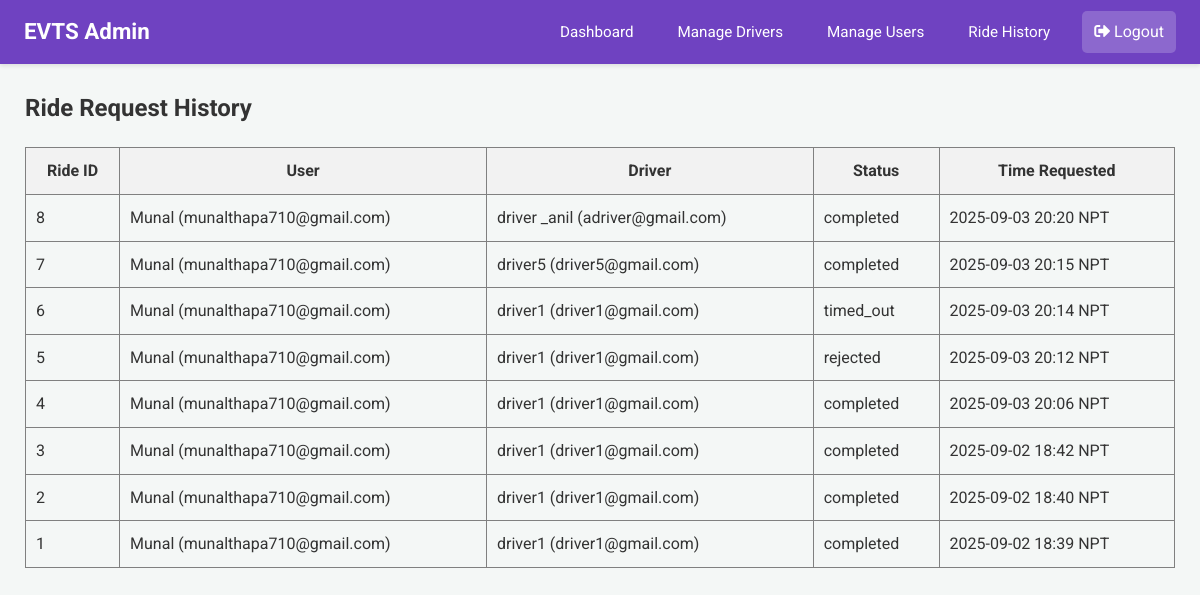
/admin/ride-history (signed in), run on an earlier commit of the app's database.
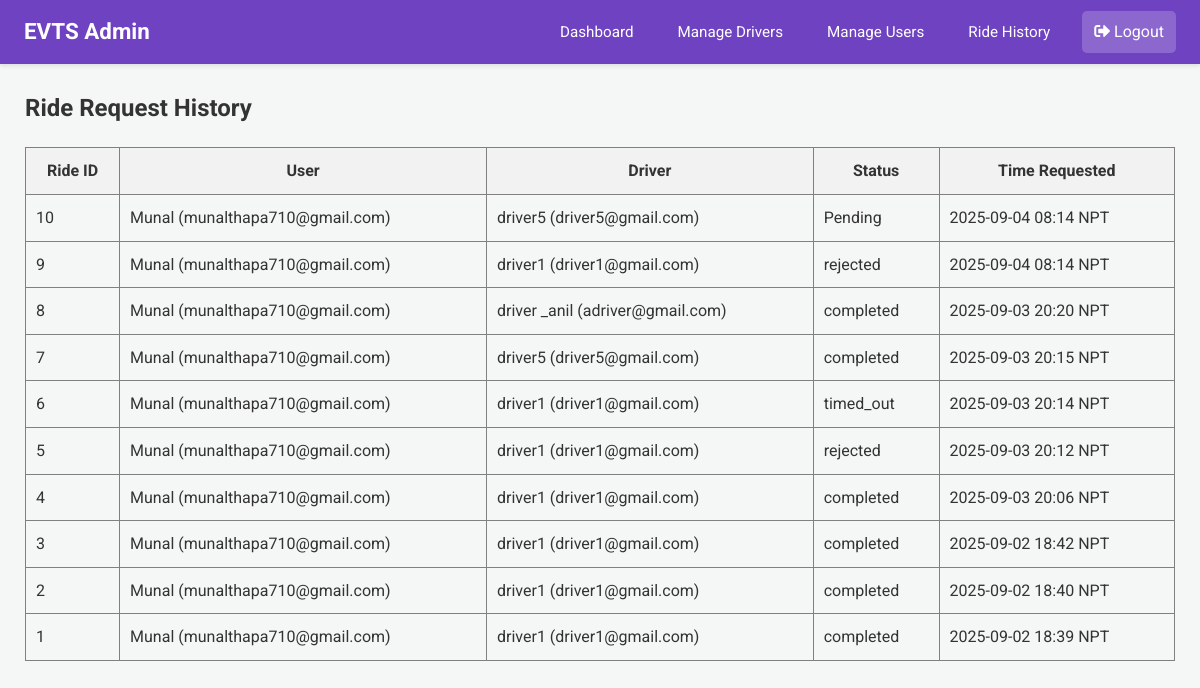
And on a later commit of the database.
### app.py (models this page shows)
class RideRequest(db.Model):
    __tablename__ = 'ride_request'
    id = db.Column(db.Integer, primary_key=True)
    user_email = db.Column(db.String(100), nullable=False)
    driver_email = db.Column(db.String(100), nullable=False)
    user_latitude_at_request = db.Column(db.Float, nullable=True)
    user_longitude_at_request = db.Column(db.Float, nullable=True)
    timestamp = db.Column(db.DateTime, default=lambda: datetime.now(timezone.utc))
    status = db.Column(db.String(20), default='Pending')

class User(db.Model):
    email = db.Column(db.String(120), primary_key=True)
    name = db.Column(db.String(100))
    phone = db.Column(db.String(15))
    password = db.Column(db.String(256)) # Increased length for hash
    latitude = db.Column(db.Float, nullable=True)
    longitude = db.Column(db.Float, nullable=True)

class Driver(db.Model):
    email = db.Column(db.String(120), primary_key=True)
    name = db.Column(db.String(100))
    phone = db.Column(db.String(15))
    password = db.Column(db.String(256)) # Increased length for hash
    vehicle = db.Column(db.String(50))
    node = db.Column(db.String(10), nullable=False)
    is_approved = db.Column(db.Boolean, default=False, nullable=False)

### app.py (the view)
@app.route('/admin/ride-history')
@login_required_admin
def global_ride_history():
    admin = Admin.query.get(session['admin'])
    all_rides = RideRequest.query.order_by(RideRequest.timestamp.desc()).all()
    enriched_rides = []
    for ride in all_rides:
        user = User.query.get(ride.user_email)
        driver = Driver.query.get(ride.driver_email)
        enriched_rides.append({
            'ride': ride,
            'user_name': user.name if user else 'N/A',
            'driver_name': driver.name if driver else 'N/A',
            'timestamp': format_datetime_npt(ride.timestamp) # Use your existing helper
        })
    response = make_response(render_template('admin_ride_history.html', admin=admin, rides=enriched_rides))
    return add_no_cache_to_response(response)

### app.py (called while the page is built)
def format_datetime_npt(dt_utc):
    if dt_utc is None: return "N/A"
    if dt_utc.tzinfo is None or dt_utc.tzinfo.utcoffset(dt_utc) is None:
        dt_utc = dt_utc.replace(tzinfo=timezone.utc)
    else:
        dt_utc = dt_utc.astimezone(timezone.utc)
    dt_npt = dt_utc.astimezone(NPT)
    return dt_npt.strftime('%Y-%m-%d %H:%M NPT')

def login_required_admin(f):
    @wraps(f)
    def decorated_function(*args, **kwargs):
        if 'admin' not in session:
            flash("Admin access required.", "error")
            return redirect(url_for('login'))
        return f(*args, **kwargs)
    return decorated_function

def add_no_cache_to_response(response):
    response.headers["Cache-Control"] = "no-cache, no-store, must-revalidate, public, max-age=0"
    response.headers["Pragma"] = "no-cache"
    response.headers["Expires"] = "0"
    return response

### templates/admin_ride_history.html
{% extends 'admin_base.html' %}
{% block content %}
<h2>Ride Request History</h2>
<table border="1" style="width: 100%; border-collapse: collapse; margin-top: 20px;">
  <thead>
    <tr style="background-color: #f2f2f2;">
      <th style="padding: 10px;">Ride ID</th>
      <th style="padding: 10px;">User</th>
      <th style="padding: 10px;">Driver</th>
      <th style="padding: 10px;">Status</th>
      <th style="padding: 10px;">Time Requested</th>
    </tr>
  </thead>
  <tbody>
  {% for item in rides %}
  <tr>
    <td style="padding: 10px;">{{ item.ride.id }}</td>
    <td style="padding: 10px;">{{ item.user_name }} ({{ item.ride.user_email }})</td>
    <td style="padding: 10px;">{{ item.driver_name }} ({{ item.ride.driver_email }})</td>
    <td style="padding: 10px;">{{ item.ride.status }}</td>
    <td style="padding: 10px;">{{ item.timestamp }}</td>
  </tr>
  {% endfor %}
  </tbody>
</table>
{% endblock %}

### templates/admin_base.html (shortened to what this page needs)
<!DOCTYPE html>
<html>
<head>
    <link rel="stylesheet" href="{{ url_for('static', filename='css/dashboard_styles.css') }}">
    <link rel="stylesheet" href="https://cdnjs.cloudflare.com/ajax/libs/font-awesome/5.15.4/css/all.min.css" />
</head>
<body>
    <nav class="navbar admin-navbar">
        <a href="{{ url_for('admin_dashboard') }}" class="nav-brand">EVTS Admin</a>
        <div class="nav-links">
            <a href="{{ url_for('admin_dashboard') }}">Dashboard</a>
            <a href="{{ url_for('manage_drivers') }}">Manage Drivers</a>
            <a href="{{ url_for('manage_users') }}">Manage Users</a>
            <a href="{{ url_for('global_ride_history') }}">Ride History</a>
        </div>
        <div class="navbar-profile">
            <a href="{{ url_for('logout') }}" style="color: white; text-decoration: none; background-color: rgba(255,255,255,0.2); padding: 8px 12px; border-radius: 5px;">
                <i class="fas fa-sign-out-alt"></i> Logout
            </a>
        </div>
    </nav>
    <div class="dashboard-content">
        {% block content %}{% endblock %}
    </div>
</body>
</html>

### static/css/dashboard_styles.css (style rules this page uses)
body { font-family: 'Roboto', 'Segoe UI', Tahoma, Geneva, Verdana, sans-serif; margin: 0; background-color: #f4f7f6; color: #333; line-height: 1.6; }
nav.navbar { padding: 0.7rem 1.5rem; color: white; box-shadow: 0 2px 4px rgba(0, 0, 0, 0.1); display: flex; align-items: center; position: relative; z-index: 1001; }
nav.navbar .nav-brand { font-size: 1.4em; font-weight: bold; color: white; text-decoration: none; }
nav.navbar .nav-links { display: flex; align-items: center; margin-left: auto; }
nav.navbar .nav-links a { color: white; margin-left: 20px; text-decoration: none; padding: 8px 12px; border-radius: 4px; transition: background-color 0.2s ease-in-out; font-size: 0.95em; }
.dashboard-content { padding: 25px; max-width: 1200px; margin: 0 auto; }
.dashboard-content h2, .dashboard-content h3, .dashboard-content h4 { color: #333; margin-top: 0; }
.navbar-profile { position: relative; display: flex; align-items: center; margin-left: 20px; }

### templates/admin_base.html (style rules this page uses)
nav.admin-navbar { background-color: #6f42c1; }

What changed in the data, as far as the page shows it:
added RideRequest: ride.id "10", ride.user_email "munalthapa710@gmail.com", ride.driver_email "driver5@gmail.com", ride.status "Pending"
added RideRequest: ride.id "9", ride.user_email "munalthapa710@gmail.com", ride.driver_email "driver1@gmail.com", ride.status "rejected"
Also different on the page:
new list line: "Munal"
new list line: "( ) ( ) 2025-09-04 08:14 NPT"
new list line: "driver5"
new list line: "driver1"
